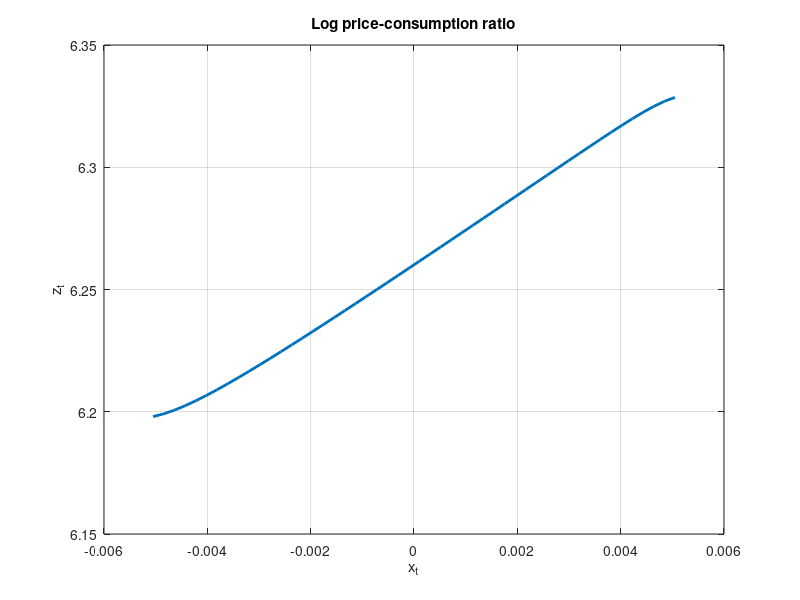
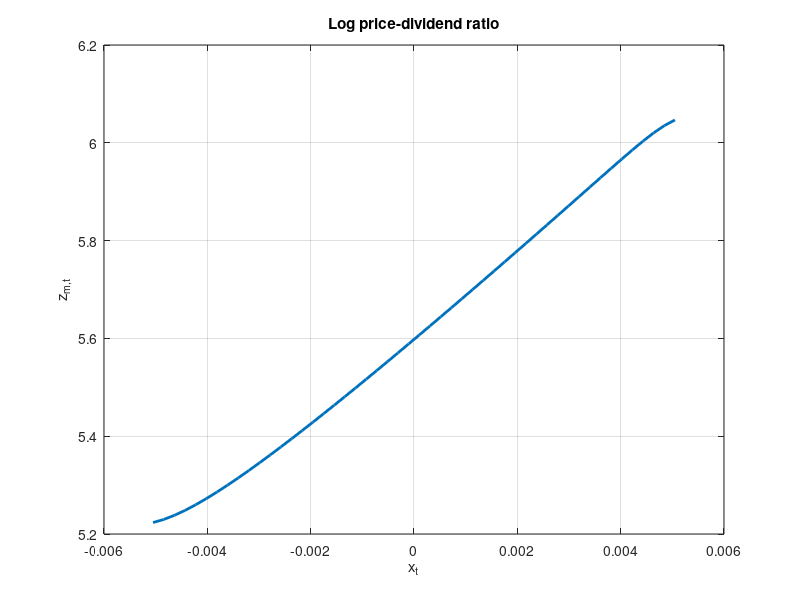
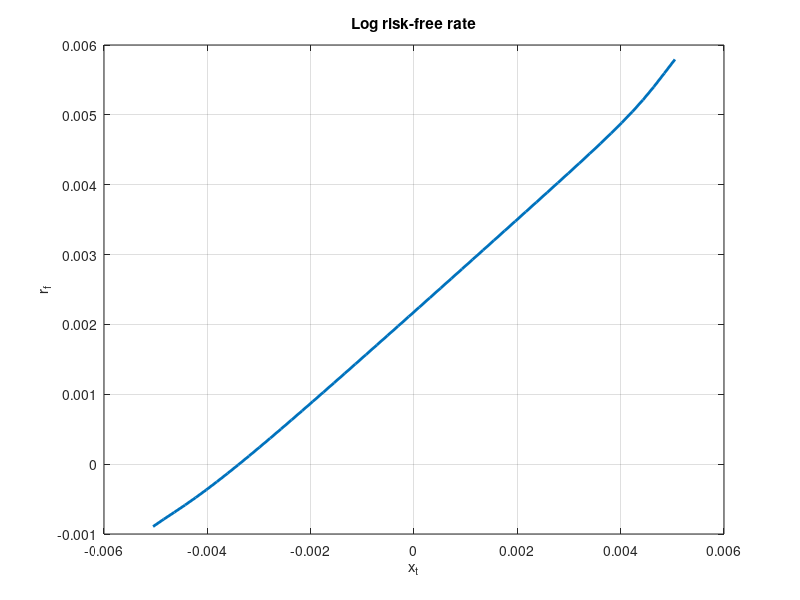

MATLAB code for these plots, in order:
%DIEGO ALVAREZ FLORES
%BY REPLICATION: ONE STATE VARIABLE
%VFI: TAUCHEN
%JANUARY 2026

clear;
clc;
seed=202601;

%% PARAMETERS
sigma=0.0078;
mu=0.0015;
rho=0.979;
psi=1.5;
gamma=10;
beta=0.998;
phi_e=0.044;
theta=(1-gamma)/(1-1/psi);
phi=3;
mu_d=0.0015;
phi_d=4.5;

%% TAUCHEN FUNCTION
Nx=50; % Number of grid points

function [prob] = cdf_standard_normal(x)
    prob=0.5*erfc(-x/sqrt(2));
end    

function [yi,Pi] = DAF_tauchen_normal(mu,lambda,sigma_epsilon,N)
    m=3; % Standard for a normal r.v. (covers 99.7% of the distribution)
    yi=zeros(N,1);
    Pi=zeros(N,N);
    mu_y=mu/(1-lambda); % Mean of an AR(1) 
    sigma_y=((sigma_epsilon^2)/(1-lambda^2))^0.5; % Std of an AR(1) 
    yi(1)=mu_y-m*sigma_y;
    yi(N)=mu_y+m*sigma_y;
    w=(yi(N)-yi(1))/(N-1); % Distance between each gridpoint (equispaced)
    for n=2:N-1
        yi(n)=yi(n-1)+w; 
    end    
    
    % Follow Tauchen (1986):
    for j=1:N
        for k=1:N
            if k==1
                Pi(j,k)=cdf_standard_normal((yi(k)-mu-lambda*yi(j)+w/2)/sigma_epsilon);
            elseif k == N
                Pi(j,k)=1-cdf_standard_normal((yi(k)-mu-lambda*yi(j)-w/2)/sigma_epsilon);
            else
                Pi(j,k)=cdf_standard_normal((yi(k)-mu-lambda*yi(j)+w/2)/sigma_epsilon)- ...
                    cdf_standard_normal((yi(k)-mu-lambda*yi(j)-w/2)/sigma_epsilon);
            end
        end
    end
end

[x_grid,P_matrix] = DAF_tauchen_normal(0,rho,phi_e*sigma,Nx); % Get grid and transition matrix

%% VFI: POLICY FUNCTIONS
function [V1_VC] = value_function_iteration_VC1(Nx,beta,gamma,theta,mu,x_grid,sigma,P_matrix,max_iter,crit)
    V0=ones(Nx,1); % Initial value function
    terminate=0;
    it=1;
    while (terminate==0 & it<max_iter)
        V1_VC=((1-beta)+beta.*exp(((1-gamma)/theta).*(mu+x_grid)+(0.5/theta)*(1-gamma)^2*sigma^2).* (P_matrix*(V0.^(1-gamma))).^(1/theta)).^(theta/(1-gamma)); % See pdf 
        % Check for convergence
        if max(abs(V1_VC-V0))<crit
            terminate=1;
        end        
        V0=V1_VC;
        it=it+1;
    end 
end

function [V1_PC] = value_function_iteration_PC1(Nx,beta,psi,theta,mu,x_grid,sigma,P_matrix,max_iter,crit)
    V0=ones(Nx,1); % Initial value function
    terminate=0;
    it=1;
    while (terminate==0 & it<max_iter)
        V1_PC=beta.*exp((1-1/psi).*(mu+x_grid)+0.5*theta*(1-1/psi)^2*sigma^2).*(P_matrix*(1+V0).^theta).^(1/theta); % See pdf 
        % Check for convergence
        if max(abs(V1_PC-V0))<crit
            terminate=1;
        end        
        V0=V1_PC;
        it=it+1;
    end 
end

function [V1_PD] = value_function_iteration_PD1(Nx,beta,psi,theta,mu,x_grid,sigma,P_matrix,max_iter,crit,mu_d,phi,phi_d,PC)
    V0=ones(Nx,1); % Initial value function
    terminate=0;
    it=1;
    while (terminate==0 & it<max_iter)
        V1_PD=beta^theta.*exp((theta-1-theta/psi).*(mu+x_grid)+mu_d+phi*x_grid+0.5*(theta-1-theta/psi)^2*sigma^2+0.5*phi_d^2*sigma^2).* ...
            (PC).^(1-theta).*(P_matrix*(((1+PC).^(theta-1)).*(1+V0))); % See pdf 
        % Check for convergence
        if max(abs(V1_PD-V0))<crit
            terminate=1;
        end        
        V0=V1_PD;
        it=it+1;
    end 
end

max_iter=10000;
crit=1e-9;

[V1_VC] = value_function_iteration_VC1(Nx,beta,gamma,theta,mu,x_grid,sigma,P_matrix,max_iter,crit);
[V1_PC] = value_function_iteration_PC1(Nx,beta,psi,theta,mu,x_grid,sigma,P_matrix,max_iter,crit);
[V1_PD] = value_function_iteration_PD1(Nx,beta,psi,theta,mu,x_grid,sigma,P_matrix,max_iter,crit,mu_d,phi,phi_d,V1_PC);

figure(6)
plot(x_grid,log(V1_PC),'LineWidth',2)
xlabel('x_t'); ylabel('z_t')
grid on
title("Log price-consumption ratio")
saveas(figure(6),'figure6_one.png')

figure(7)
plot(x_grid,log(V1_PD),'LineWidth',2)
xlabel('x_t'); ylabel('z_{m,t}')
grid on
title("Log price-dividend ratio")
saveas(figure(7),'figure7_one.png')

function [Rf] = function1_Rf(beta,mu,psi,theta,x_grid,sigma,P_matrix,PC)
    Rf=(beta^theta.*exp((theta-1-theta/psi).*(mu+x_grid)+0.5*(theta-1-theta/psi)^2*sigma^2).*(PC).^(1-theta).*(P_matrix*((1+PC).^(theta-1)))).^(-1)-1; % See pdf
end

[Rf] = function1_Rf(beta,mu,psi,theta,x_grid,sigma,P_matrix,V1_PC);

figure(8)
plot(x_grid,log(1+Rf),'LineWidth',2)
xlabel('x_t'); ylabel('r_f')
grid on
title("Log risk-free rate")
saveas(figure(8),'figure8_one.png')

